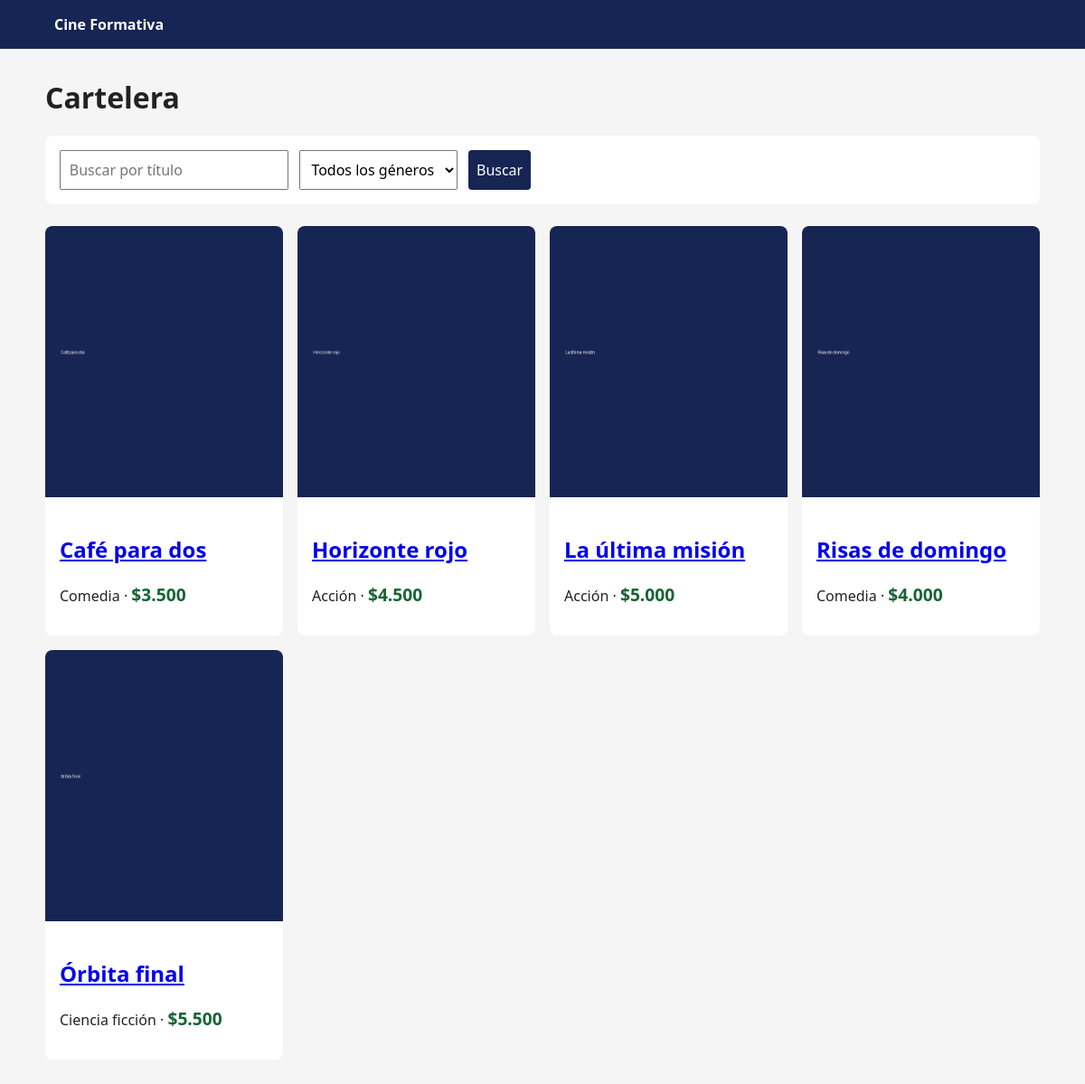
The page / on the database its author committed.
### cartelera/models.py (models this page shows, shortened)
class Pelicula(models.Model):
    genero = models.ForeignKey(
        Genero,
        on_delete=models.CASCADE,
        related_name='peliculas',
    )
    titulo = models.CharField(max_length=200)
    sinopsis = models.TextField()
    duracion = models.PositiveIntegerField(
        help_text='Duración en minutos',
    )
    fecha_estreno = models.DateField()
    afiche = models.ImageField(upload_to='afiches/')
    precio = models.PositiveIntegerField(
        validators=[MinValueValidator(1)],
    )
    en_cartelera = models.BooleanField(default=True)
    class Meta:
        ordering = ['titulo']
        verbose_name = 'película'
        verbose_name_plural = 'películas'

class Genero(models.Model):
    nombre = models.CharField(max_length=100, unique=True)
    class Meta:
        ordering = ['nombre']
        verbose_name = 'género'
        verbose_name_plural = 'géneros'
    def __str__(self):
        return self.nombre

### cartelera/views.py (the view)
# urls.py: path('', views.inicio, name='inicio'),
def inicio(request):
    peliculas = Pelicula.objects.filter(
        en_cartelera=True,
    ).select_related('genero')
    busqueda = request.GET.get('q', '').strip()
    genero_id = request.GET.get('genero', '')
    if busqueda:
        peliculas = peliculas.filter(titulo__icontains=busqueda)
    if genero_id:
        peliculas = peliculas.filter(genero_id=genero_id)
    return render(
        request,
        'cartelera/inicio.html',
        {
            'peliculas': peliculas,
            'generos': Genero.objects.all(),
            'busqueda': busqueda,
            'genero_id': genero_id,
        },
    )

### cartelera/templatetags/cartelera_extras.py (called while the page is built)
@register.filter
def clp(valor):
    return f'${valor:,}'.replace(',', '.')

### templates/cartelera/inicio.html (shortened to what this page needs)
{% extends 'base.html' %}
{% load cartelera_extras %}
{% block content %}
<h1>Cartelera</h1>
<form class="filtros" method="get">
    <input
        type="search"
        name="q"
        value="{{ busqueda }}"
        placeholder="Buscar por título"
    >
    <select name="genero">
        <option value="">Todos los géneros</option>
    </select>
    <button type="submit">Buscar</button>
</form>
<section class="peliculas">
    {% for pelicula in peliculas %}
        <article class="tarjeta">
            <a href="{% url 'cartelera:detalle' pelicula.pk %}">
                <img
                    src="{{ pelicula.afiche.url }}"
                    alt="Afiche de {{ pelicula.titulo }}"
                >
            </a>
            <div class="tarjeta-contenido">
                <h2>
                    <a href="{% url 'cartelera:detalle' pelicula.pk %}">
                        {{ pelicula.titulo }}
                    </a>
                </h2>
                <p>
                    {{ pelicula.genero }}
                    ·
                    <span class="precio">
                        {{ pelicula.precio|clp }}
                    </span>
                </p>
            </div>
        </article>
    {% empty %}
        <p>No hay películas que coincidan con la búsqueda.</p>
    {% endfor %}
</section>
{% endblock %}

### templates/base.html (shortened to what this page needs)
{% load cartelera_extras %}
<!DOCTYPE html>
<html lang="es">
<head>
</head>
<body>
    <header>
        <a href="{% url 'cartelera:inicio' %}">
            <strong>Cine Formativa</strong>
        </a>
    </header>
    <main>
        {% block content %}{% endblock %}
    </main>
</body>
</html>

### templates/base.html (style rules this page uses)
:root { font-family: system-ui, sans-serif; }
body { margin: 0; background: #f5f5f5; color: #222; }
header { background: #172554; color: white; padding: 1rem 5%; }
header a { color: white; text-decoration: none; }
main { max-width: 1100px; margin: 2rem auto; padding: 0 1rem; }
.filtros, .tarjeta, .detalle { background: white; border-radius: 8px; padding: 1rem; }
.filtros { display: flex; gap: .75rem; flex-wrap: wrap; margin-bottom: 1.5rem; }
input, select, button { font: inherit; padding: .55rem; }
button { cursor: pointer; background: #172554; color: white; border: 0; border-radius: 4px; }
.peliculas { display: grid; grid-template-columns: repeat( auto-fit, minmax(210px, 1fr) ); gap: 1rem; }
.tarjeta { padding: 0; overflow: hidden; }
.tarjeta img, .detalle img { width: 100%; object-fit: cover; }
.tarjeta img { height: 300px; }
.tarjeta-contenido { padding: 1rem; }
.precio { font-size: 1.2rem; font-weight: bold; color: #166534; }

### rows shown on the page
Pelicula: afiche (picture), titulo "Café para dos", genero "Comedia", precio|clp "$3.500"
Pelicula: afiche (picture), titulo "Horizonte rojo", genero "Acción", precio|clp "$4.500"
Pelicula: afiche (picture), titulo "La última misión", genero "Acción", precio|clp "$5.000"
Pelicula: afiche (picture), titulo "Risas de domingo", genero "Comedia", precio|clp "$4.000"
Pelicula: afiche (picture), titulo "Órbita final", genero "Ciencia ficción", precio|clp "$5.500"
